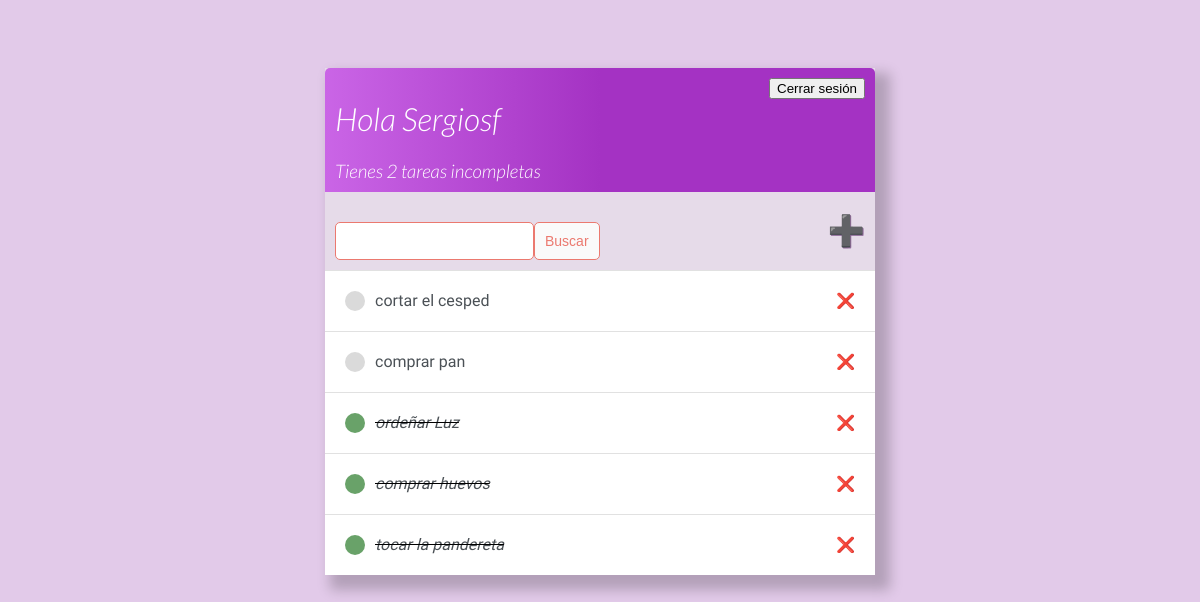
The app's page / (signed in), older data.
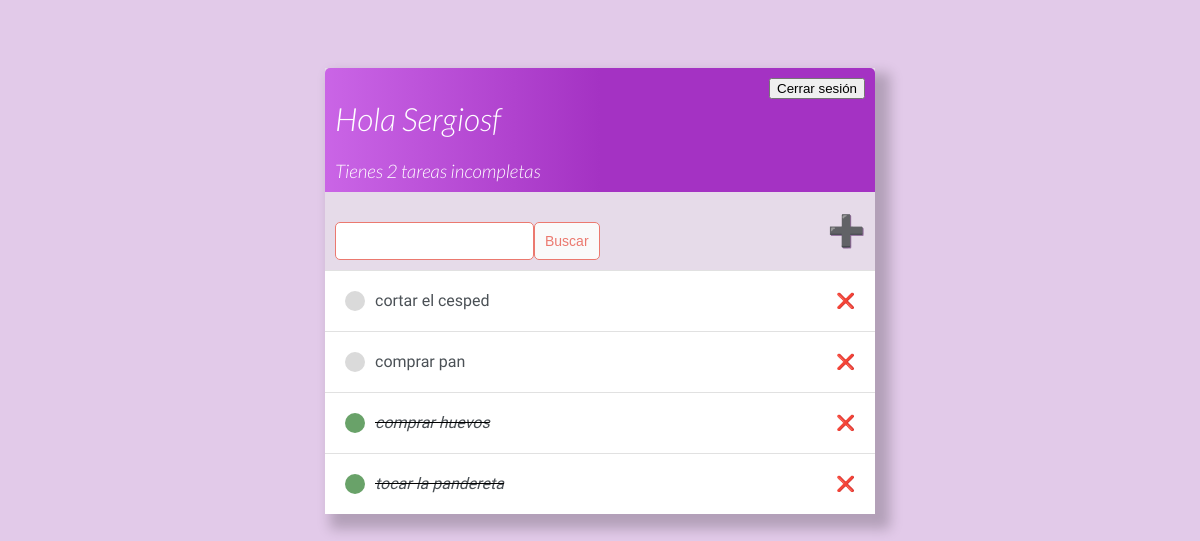
The same page, newer data.
### base/models.py (models this page shows)
class Tarea(models.Model):
    usuario = models.ForeignKey(User,
                                on_delete=models.CASCADE,
                                null=True,
                                blank=True)
    titulo = models.CharField(max_length=200)
    descripcion = models.TextField(null=True,
                                   blank=True)
    completo = models.BooleanField(default=False)
    creado = models.DateTimeField(auto_now_add=True)
    def __str__(self):
        return self.titulo
    class Meta:
        ordering = ['completo']

### base/views.py (the view)
# urls.py: urlpatterns = [path('', ListaPendientes.as_view(), name='tareas'), # Vista principal
class ListaPendientes(LoginRequiredMixin, ListView):
    model = Tarea
    context_object_name = 'tareas' # Referencia interna al objeto
    def get_context_data(self, **kwargs):
        context = super().get_context_data(**kwargs)
        context['tareas'] = context['tareas'].filter(usuario=self.request.user) # Usuario logueado
        context['count'] = context['tareas'].filter(completo=False).count() # Nº de tareas incompletas
        valor_buscado = self.request.GET.get('area-buscar') or '' # Almacena el valor búscado en la barra de búsqueda
        if valor_buscado:
            context['tareas'] = context['tareas'].filter(titulo__icontains=valor_buscado)
        context['valor_buscado'] = valor_buscado
        return context

### base/templates/base/tarea_list.html (shortened to what this page needs)
<!DOCTYPE html>
<html lang="es">
<head>
</head>
<body>
{% extends 'base/principal.html' %}
{% block content %}
<div class="barra-superior">
    <div>
        <h1>Hola {{request.user|title}}</h1>
        <h3 style="margin:0">Tienes <i>{{count}}</i> tarea{{count|pluralize}} incompleta{{count|pluralize}}</h3>
    </div>
    {% if request.user.is_authenticated %}
    <form action="{% url 'logout' %}" method="POST">
        <button type="submit">Cerrar sesión</button>
    </form>
    {% else %}
        <a href="{% url 'login' %}">Ingresar</a>
    {% endif %}
</div>
<div id="envoltorio-agregar-buscar">
    <form method="GET" style="margin-top: 20px; display: flex;">
        <input type="text" name="area-buscar" value="{{valor_buscado}}">
        <input class="boton" type="submit" value="Buscar">
    </form>
    <a id="enlace-agregar" href="{% url 'crear-tarea' %}">➕</a>
</div>
<div class="items-tarea">
    {% for tarea in tareas %}
    <div class="envoltorio-tarea">
        {% if tarea.completo %}
        <div class="titulo-tarea">
            <div class="icono-tarea-completa"></div>
            <i><s><a href="{% url 'editar-tarea' tarea.id %}">{{tarea}}</a></s></i>
        </div>
        <a class="enlace-eliminar" href="{% url 'eliminar-tarea' tarea.id %}">❌</a>
        {% else %}
        <div class="titulo-tarea">
            <div class="icono-tarea-incompleta"></div>
            <a href="{% url 'editar-tarea' tarea.id %}">{{tarea}}</a>
        </div>
        <a class="enlace-eliminar" href="{% url 'eliminar-tarea' tarea.id %}">❌</a>
        {% endif %}
    </div>
    {% empty %}
    <h3>No hay elementos en esta lista</h3>
    {% endfor %}
</div>
{% endblock content %}

### base/templates/base/principal.html (shortened to what this page needs)
<!DOCTYPE html>
<html lang="es">
<head>
</head>
<body>
  <div class="container">
    {% block content %}
    {% endblock content %}
  </div>
</body>
</html>

### base/templates/base/principal.html (style rules this page uses)
body { background-color: #e2cae9; font-family: "Quicksand", sans-serif; padding-top: 60px; }
.container { max-width: 550px; margin: auto; background: #e6dbe9; -webkit-box-shadow: 10px 10px 12px 5px rgba(0, 0, 0, 0.21); -box-shadow: 10px 10px 12px 5px rgba(0, 0, 0, 0.21); }
h1,h2,h3,h4,h5,h6 { font-family: "Lato", sans-serif; font-weight: 300; font-style: italic; }
p, a { color: #8f6a99; }
.barra-superior { display: flex; justify-content: space-between; padding: 10px; color: #ffffff; border-radius: 5px 5px 0 0; background: linear-gradient(90deg, #ca65e6 0%, #a432c3 50%, #a432c3 100%); }
.envoltorio-tarea { display: flex; align-items: center; justify-content: space-between; padding: 20px; background-color: #ffffff; border-top: 1px solid rgb(225, 225, 225); }
.titulo-tarea { display: flex; }
.titulo-tarea a { text-decoration: none; color: #4b5156; margin-left: 10px; }
.icono-tarea-completa { height: 20px; width: 20px; background-color: rgb(105, 162, 105); border-radius: 50px; }
.icono-tarea-incompleta { height: 20px; width: 20px; background-color: rgb(218, 218, 218); border-radius: 50px; }
.enlace-eliminar { text-decoration: none; font-size: 15px; line-height: 0; }
#envoltorio-agregar-buscar { display: flex; justify-content: space-between; align-items: center; padding: 10px; }
#enlace-agregar { text-decoration: none; font-size: 30px; text-shadow: 1px 1px; }
input[type=text], input[type=password], textarea { border: 1px solid #eb796f; border-radius: 5px; padding: 10px; width: 90% }
.boton { border: 1px solid #eb796f; background-color: #fafafa; color: #eb796f; padding: 10px; font-size: 14px; border-radius: 5px; cursor: pointer; text-decoration: none; }

Row changes from the older to the newer data that the page shows:
removed Tarea: titulo "ordeñar Luz"
